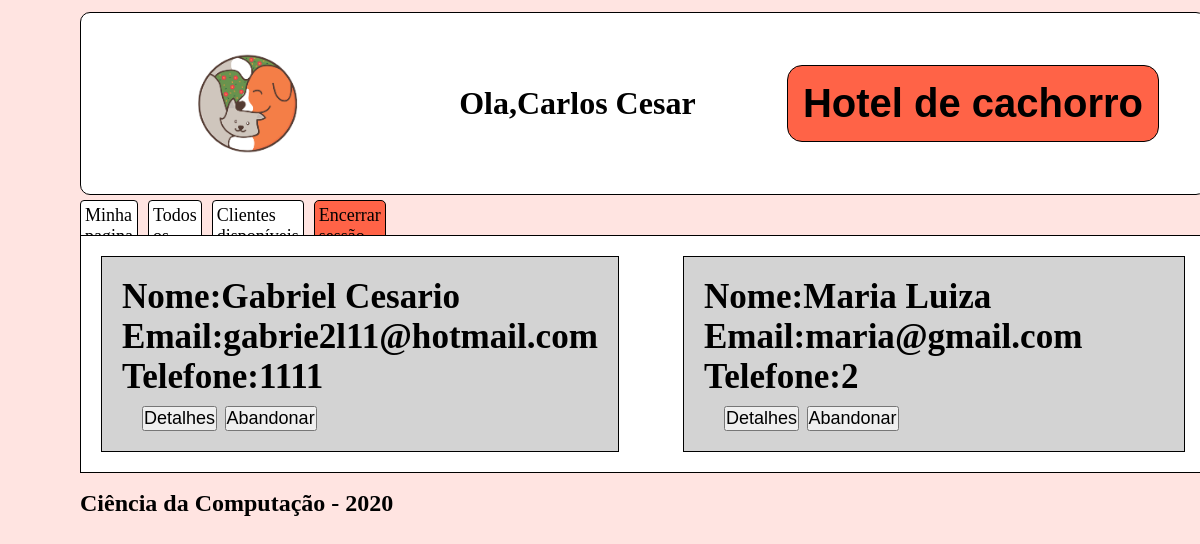
Before: /monitor/ (signed in) with the older database file.
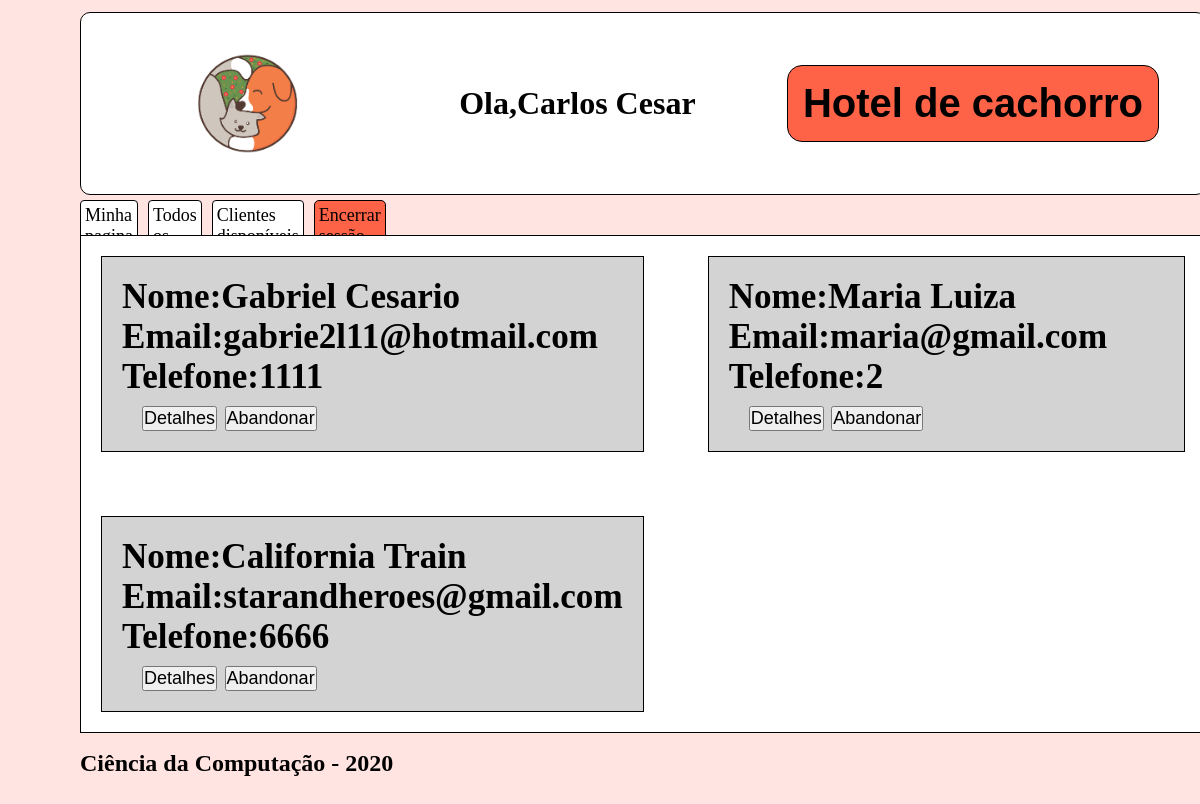
After: the same page with the newer database file.
### cliente/models.py (models this page shows, shortened)
class Pessoa(models.Model):
    _CPF = models.CharField(max_length=16, blank=False,null=False, default=0)
    _nome = models.CharField("Nome",max_length=100,blank=False,null=False)
    _email = models.EmailField("E-Mail",max_length=200,blank=True, null=False, unique=True)
    _tel = models.CharField("Telefone",max_length=20,blank=True,null=True)
    user = models.OneToOneField(User, verbose_name="Usuario",on_delete=models.CASCADE, null=True)
    class Meta:
        abstract = True
    @property
    def nome(self):
        return self._nome
    @property
    def CPF(self):
        return self._CPF
    @property
    def email(self):
        return self._email
    @property
    def tel(self):
        return self._tel

class Cliente(Pessoa):
    monitor_escolhido = models.ForeignKey(Monitor, verbose_name="Monitor responsável", on_delete=models.CASCADE, null=True,blank=True)
    class Meta:
        verbose_name = 'cliente'
        verbose_name_plural = 'clientes'

### cliente/views.py (the view)
# urls.py: path('monitor/', views.monitor),
@login_required(login_url='/login/')
def monitor(request):
    monitor = Monitor.objects.get(user = request.user)
    cliente = Cliente.objects.filter(monitor_escolhido = monitor)
    pet = Pet.objects.filter(dono = cliente)
    return render(request, 'monitor.html',{'cliente':cliente,'monitor':monitor,'pet':pet})

### cliente/templates/monitor.html (shortened to what this page needs)
{%load static%}
<!DOCTYPE html>
<html lang="en">
<head>
</head>
<body>
    <div class="header">
            <img class="logo" src="{% static 'logo.png' %}" alt="My image">
            <h1 class="user">Ola,{{monitor.nome}}</h1>
            <h1 class="title">Hotel de cachorro</h1>
    </div>
    <div class="nav">
            <ul class="nav-1">
                <li class='cadastro'><a href="/todos-pets/">Todos os pets</a></li>
                <li class='minha-pagina'><a href="/monitor/{{monitor.id}}">Minha pagina</a></li>
                <li class='novo-cliente'><a href='/rel_cliente'>Clientes disponíveis</a></li>
                <li class='logout'><a href="/logout/">Encerrar sessão</a></li>
            </ul>
    </div>
    <div class="conteudo">
        {%if cliente%}
            {%for clientes in cliente%}
            <div class="pet">
                <h3>Nome:{{clientes.nome}}</h3>
                <h3>Email:{{clientes.email}}</h3>
                <h3>Telefone:{{clientes.tel}}</h3>
                <div class="botoes">
                    <button class=""><a href="/meu-cliente/{{clientes.id}}">Detalhes</a></button>
                    <button><a href="/monitor/leave_cliente/{{clientes.id}}">Abandonar</a></a></button>
                </div>
            </div>
            {%endfor%}
        {%else%}
            <h1>Você não possui nenhum cliente</h1>
        {%endif%}
    </div>
    <div class="footer">
        <footer>
            <h2>Ciência da Computação - 2020</h2>
        </footer>
    </div>
</body>
</html>

Changed rows visible on the page:
added Cliente: nome "California Train", email "starandheroes@gmail.com", tel "6666"
